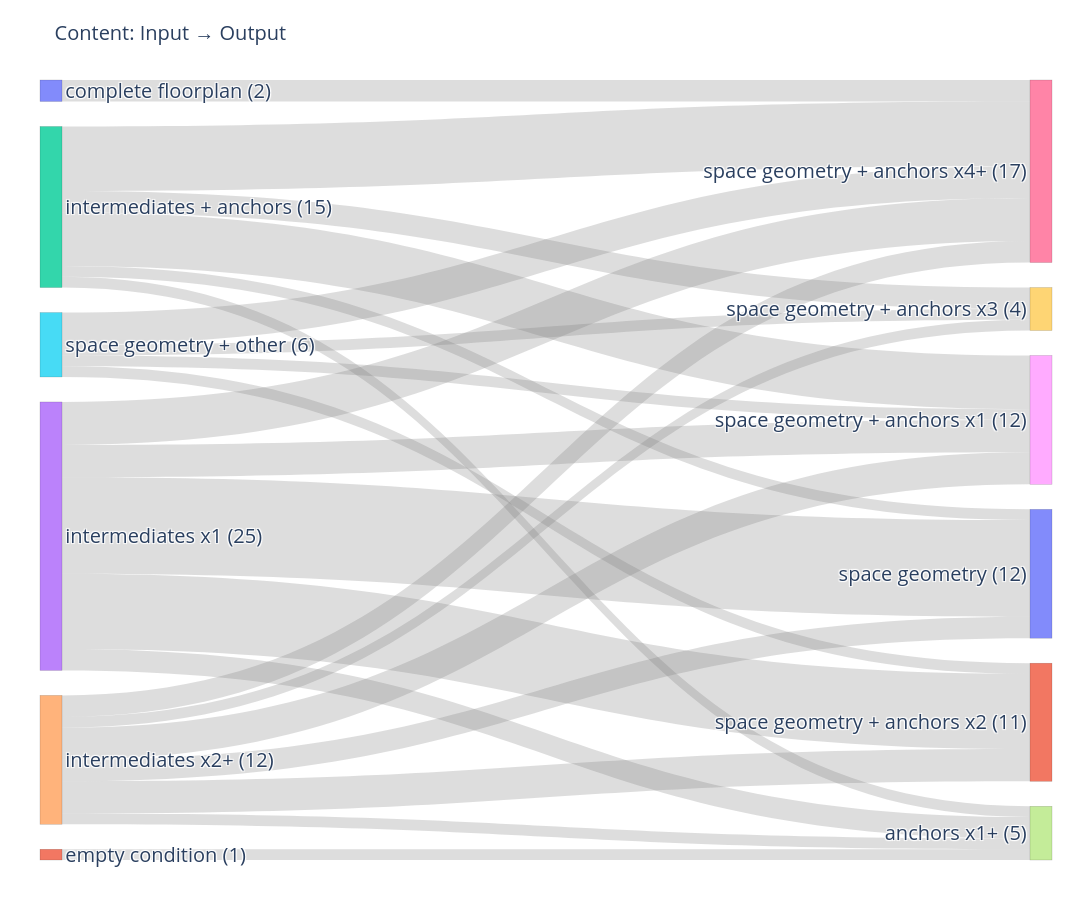

The notebook cell this image was saved under:
### Markdown cell above
# INPUT / OUTPUT: GROUPS

### Code cell
plot_sankey_input_output_content(df_model)

### Figure 1 — Plotly figure (JSON) as saved in the notebook; plotly's stock layout.template omitted (floating-point values rounded to 4 significant figures)
{"data": [{"arrangement": "snap", "link": {"color": "rgba(120,120,120,0.25)", "source": [0, 1, 2, 2, 2, 2, 2, 3, 3, 3, 3, 3, 4, 4, 4, 4, 4, 4, 5, 5, 5, 5], "target": [6, 7, 6, 8, 9, 7, 10, 10, 11, 6, 8, 7, 11, 8, 10, 6, 7, 9, 6, 8, 11, 9], "value": [2, 1, 6, 5, 2, 1, 1, 9, 7, 4, 3, 2, 3, 3, 2, 2, 1, 1, 3, 1, 1, 1]}, "node": {"label": ["complete floorplan (2)", "empty condition (1)", "intermediates + anchors (15)", "intermediates x1 (25)", "intermediates x2+ (12)", "space geometry + other (6)", "space geometry + anchors x4+ (17)", "anchors x1+ (5)", "space geometry + anchors x1 (12)", "space geometry + anchors x3 (4)", "space geometry (12)", "space geometry + anchors x2 (11)"], "line": {"color": "rgba(0,0,0,0.25)", "width": 0.5}, "pad": 25, "thickness": 22}, "type": "sankey"}], "layout": {"font": {"size": 20}, "height": 900, "margin": {"b": 40, "l": 40, "r": 40, "t": 80}, "title": {"font": {"size": 20}, "text": "Content: Input → Output"}, "width": 1400}}
